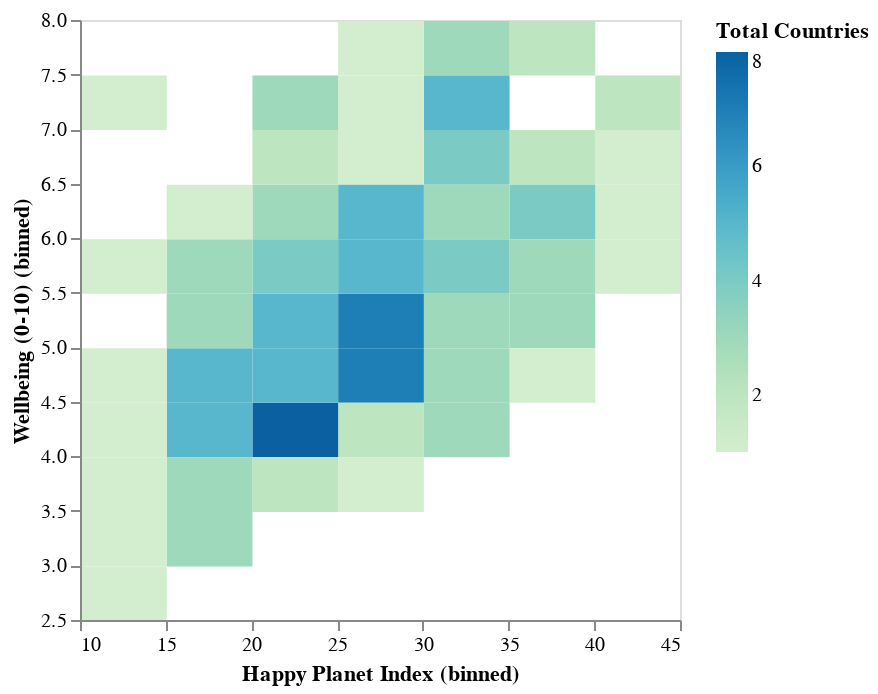

Notebook source saved alongside this figure:
### Markdown cell above
### **Función de zoom en un mapa de calor estático**

A continuación, añadiremos la función de zoom al mapa de calor de las correlaciones.

### Code cell
alt.Chart(hpi_df).mark_rect().encode(
    alt.X('Happy Planet Index:Q', bin=True),  # Eje X con 'Happy Planet Index', agrupado en intervalos (binning)
    alt.Y('Wellbeing (0-10):Q', bin=True),  # Eje Y con 'Wellbeing', también agrupado en intervalos
    alt.Color('count()', scale=alt.Scale(scheme='greenblue'), legend=alt.Legend(title='Total Countries'))  # Colorea los rectángulos según el recuento de países, con un esquema de color verde-azul
).interactive()  # Habilita la interactividad (zoom y desplazamiento)

### Figure 1 — Vega-Lite specification as saved in the notebook (floating-point values rounded to 4 significant figures; data arrays with more than 128 entries replaced by an {"elided": "..."} marker saying what was removed)
{"config": {"view": {"continuousWidth": 300, "continuousHeight": 300}}, "data": {"name": "data-e1c068cb61c6a12593f95144d0d2b6ed"}, "mark": {"type": "rect"}, "encoding": {"color": {"aggregate": "count", "legend": {"title": "Total Countries"}, "scale": {"scheme": "greenblue"}, "type": "quantitative"}, "x": {"bin": true, "field": "Happy Planet Index", "type": "quantitative"}, "y": {"bin": true, "field": "Wellbeing (0-10)", "type": "quantitative"}}, "params": [{"name": "param_27", "select": {"type": "interval", "encodings": ["x", "y"]}, "bind": "scales"}], "$schema": "https://vega.github.io/schema/vega-lite/v5.20.1.json", "datasets": {"data-e1c068cb61c6a12593f95144d0d2b6ed": {"elided": "140 records"}}}
